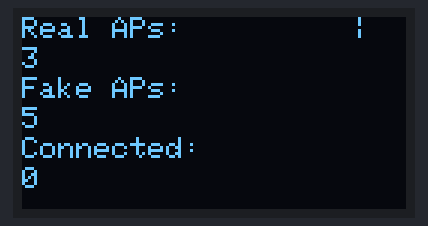
Recording of a sketch running on a simulated ESP8266 (NodeMCU). On the bench: 128×64 one-colour display. A WiFi scan finds three made-up networks.

Above: at 2.1 s.

The sketch:

ScannerCreator.ino
```cpp
#include <ESP8266WiFi.h>
#include <Wire.h>
#include <Adafruit_GFX.h>
#include <Adafruit_SSD1306.h>

#define SCREEN_WIDTH 128 // OLED display width, in pixels
#define SCREEN_HEIGHT 64 // OLED display height, in pixels

#define OLED_RESET -1 // Reset pin # (or -1 if sharing Arduino reset pin)

Adafruit_SSD1306 display(SCREEN_WIDTH, SCREEN_HEIGHT, &Wire, OLED_RESET);

const char *ssid = "ESP_AP";
// APS name
const char *password = "";
// APS password

void setup() {
  // Connect with internal clock
  Wire.begin(12, 14); // SDA connected to D6 (GPIO 12), SCL connected to D5 (GPIO 14)
  // Change wiring to liking

  display.begin(SSD1306_SWITCHCAPVCC, 0x3C); // Initialize with the I2C address 0x3C

  display.clearDisplay();
  display.setTextSize(1);
  display.setTextColor(SSD1306_WHITE);

  // Setting up ESP8266 as accespoint
  WiFi.softAP(ssid, password);

  display.clearDisplay();
  display.setCursor(0, 0);
  display.println("Scanning...");
  display.display();
}

void loop() {
  int realAPs = WiFi.scanNetworks();
  int fakeAPs = 5; // Assuming 5 fake APs are created
  int connectedDevices = WiFi.softAPgetStationNum();

  display.clearDisplay();
  display.setCursor(0, 0);
  display.println("Real APs: ");
  display.setCursor(0, 10);
  display.println(realAPs);

  display.setCursor(0, 20);
  display.println("Fake APs: ");
  display.setCursor(0, 30);
  display.println(fakeAPs);

  display.setCursor(0, 40);
  display.println("Connected: ");
  display.setCursor(0, 50);
  display.println(connectedDevices);

  // Spinning ball animation
  static const char symbols[] = {'|', '||', '||||', '||||'};
  static int symbol = 0;
  display.setCursor(110, 0);
  display.print(symbols[symbol]);
  symbol = (symbol + 1) & 0x03;

  display.display();

  delay(5000); // Deep Refresh timer
}
```
